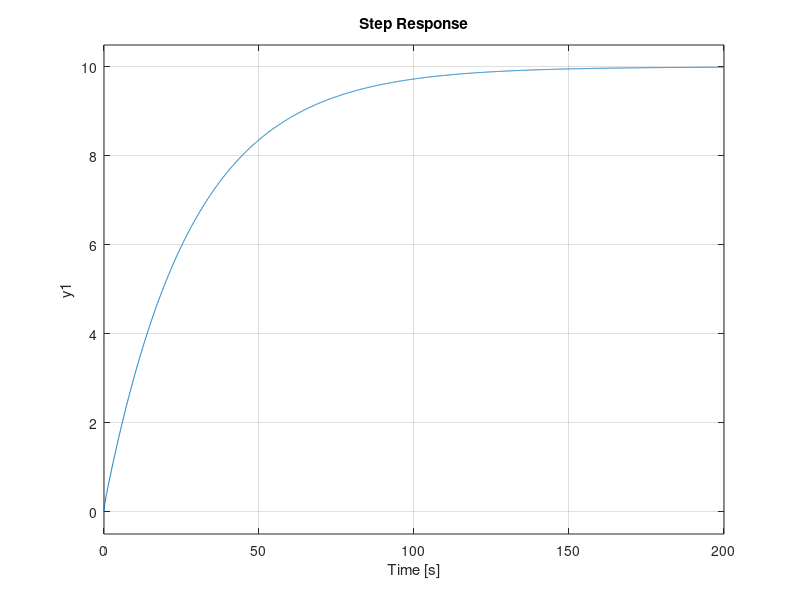

This chart was generated by the following MATLAB code:
%% Ejercicio 2
clear all;
close all; 
clc;


K  = 10;
wn = 4.97;
zita = 0.198;
T  = 1/wn;


s = tf("s");

%G = K/(T^2*s^2+2*zita*T*s+1);
G = (s+2)/(s^2+5.6*s+0.2);
step(G)